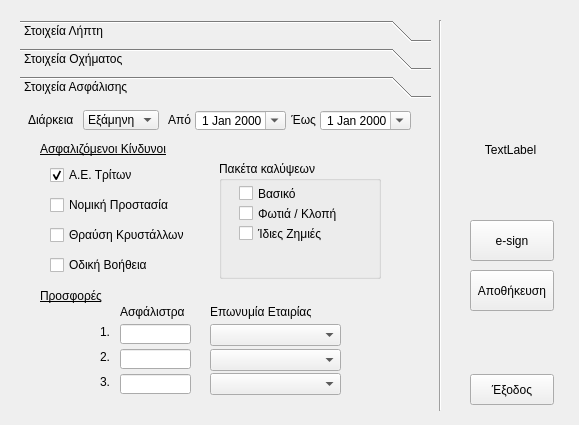
<?xml version="1.0" encoding="UTF-8"?>
<ui version="4.0">
 <class>Dialog</class>
 <widget class="QDialog" name="Dialog">
  <property name="geometry">
   <rect>
    <x>0</x>
    <y>0</y>
    <width>579</width>
    <height>425</height>
   </rect>
  </property>
  <property name="sizePolicy">
   <sizepolicy hsizetype="Fixed" vsizetype="Fixed">
    <horstretch>0</horstretch>
    <verstretch>0</verstretch>
   </sizepolicy>
  </property>
  <property name="windowTitle">
   <string>DOMINO Insurance - Αίτηση Ασφάλισης</string>
  </property>
  <property name="sizeGripEnabled">
   <bool>false</bool>
  </property>
  <property name="modal">
   <bool>false</bool>
  </property>
  <widget class="QLabel" name="lbl_date">
   <property name="geometry">
    <rect>
     <x>460</x>
     <y>140</y>
     <width>101</width>
     <height>20</height>
    </rect>
   </property>
   <property name="text">
    <string>TextLabel</string>
   </property>
   <property name="alignment">
    <set>Qt::AlignCenter</set>
   </property>
  </widget>
  <widget class="QLabel" name="label_19">
   <property name="geometry">
    <rect>
     <x>455</x>
     <y>20</y>
     <width>111</width>
     <height>111</height>
    </rect>
   </property>
   <property name="sizePolicy">
    <sizepolicy hsizetype="Fixed" vsizetype="Fixed">
     <horstretch>0</horstretch>
     <verstretch>0</verstretch>
    </sizepolicy>
   </property>
   <property name="text">
    <string/>
   </property>
   <property name="pixmap">
    <pixmap>resource/domino_logo.png</pixmap>
   </property>
   <property name="scaledContents">
    <bool>true</bool>
   </property>
  </widget>
  <widget class="Line" name="line">
   <property name="geometry">
    <rect>
     <x>430</x>
     <y>20</y>
     <width>20</width>
     <height>391</height>
    </rect>
   </property>
   <property name="orientation">
    <enum>Qt::Vertical</enum>
   </property>
  </widget>
  <widget class="QWidget" name="layoutWidget">
   <property name="geometry">
    <rect>
     <x>20</x>
     <y>20</y>
     <width>411</width>
     <height>391</height>
    </rect>
   </property>
   <layout class="QVBoxLayout" name="verticalLayout_4">
    <item>
     <widget class="QToolBox" name="toolBox">
      <property name="currentIndex">
       <number>2</number>
      </property>
      <widget class="QWidget" name="page_1">
       <property name="geometry">
        <rect>
         <x>0</x>
         <y>0</y>
         <width>409</width>
         <height>302</height>
        </rect>
       </property>
       <attribute name="label">
        <string>Στοιχεία Λήπτη</string>
       </attribute>
       <widget class="QWidget" name="layoutWidget">
        <property name="geometry">
         <rect>
          <x>9</x>
          <y>9</y>
          <width>371</width>
          <height>212</height>
         </rect>
        </property>
        <layout class="QVBoxLayout" name="verticalLayout">
         <item>
          <layout class="QHBoxLayout" name="horizontalLayout">
           <item>
            <widget class="QLabel" name="label">
             <property name="text">
              <string>Επωνυμία</string>
             </property>
            </widget>
           </item>
           <item>
            <widget class="QLineEdit" name="lineedit_customer"/>
           </item>
          </layout>
         </item>
         <item>
          <layout class="QHBoxLayout" name="horizontalLayout_2">
           <item>
            <widget class="QLabel" name="label_2">
             <property name="text">
              <string>Πατρώνυμο</string>
             </property>
            </widget>
           </item>
           <item>
            <widget class="QLineEdit" name="lineedit_father"/>
           </item>
          </layout>
         </item>
         <item>
          <layout class="QHBoxLayout" name="horizontalLayout_3">
           <item>
            <widget class="QLabel" name="label_3">
             <property name="text">
              <string>Επάγγελμα / Ιδιότητα</string>
             </property>
            </widget>
           </item>
           <item>
            <widget class="QLineEdit" name="lineedit_occupation"/>
           </item>
          </layout>
         </item>
         <item>
          <layout class="QHBoxLayout" name="horizontalLayout_4">
           <item>
            <widget class="QLabel" name="label_4">
             <property name="text">
              <string>ΑΦΜ</string>
             </property>
            </widget>
           </item>
           <item>
            <widget class="QLineEdit" name="lineedit_tin"/>
           </item>
           <item>
            <widget class="QLabel" name="label_5">
             <property name="text">
              <string>ΔΟΥ</string>
             </property>
            </widget>
           </item>
           <item>
            <widget class="QLineEdit" name="lineedit_doy"/>
           </item>
          </layout>
         </item>
         <item>
          <layout class="QHBoxLayout" name="horizontalLayout_5">
           <item>
            <widget class="QLabel" name="label_6">
             <property name="text">
              <string>Διεύθυνση</string>
             </property>
            </widget>
           </item>
           <item>
            <widget class="QLineEdit" name="lineedit_address"/>
           </item>
          </layout>
         </item>
         <item>
          <layout class="QHBoxLayout" name="horizontalLayout_6">
           <item>
            <widget class="QLabel" name="label_7">
             <property name="text">
              <string>Πόλη</string>
             </property>
            </widget>
           </item>
           <item>
            <widget class="QLineEdit" name="lineedit_city"/>
           </item>
           <item>
            <widget class="QLabel" name="label_8">
             <property name="text">
              <string>ΤΚ</string>
             </property>
            </widget>
           </item>
           <item>
            <widget class="QLineEdit" name="lineedit_pc">
             <property name="sizePolicy">
              <sizepolicy hsizetype="Expanding" vsizetype="Fixed">
               <horstretch>0</horstretch>
               <verstretch>0</verstretch>
              </sizepolicy>
             </property>
            </widget>
           </item>
          </layout>
         </item>
         <item>
          <layout class="QHBoxLayout" name="horizontalLayout_7">
           <item>
            <widget class="QLabel" name="label_10">
             <property name="text">
              <string>Κινητό</string>
             </property>
            </widget>
           </item>
           <item>
            <widget class="QLineEdit" name="lineedit_mobile"/>
           </item>
           <item>
            <widget class="QLabel" name="label_9">
             <property name="text">
              <string>Τηλ</string>
             </property>
            </widget>
           </item>
           <item>
            <widget class="QLineEdit" name="lineedit_phone"/>
           </item>
          </layout>
         </item>
         <item>
          <layout class="QHBoxLayout" name="horizontalLayout_8">
           <item>
            <widget class="QLabel" name="label_11">
             <property name="text">
              <string>e-mail</string>
             </property>
            </widget>
           </item>
           <item>
            <widget class="QLineEdit" name="lineedit_email"/>
           </item>
          </layout>
         </item>
        </layout>
       </widget>
       <widget class="QPushButton" name="pushButton_5">
        <property name="geometry">
         <rect>
          <x>240</x>
          <y>260</y>
          <width>84</width>
          <height>25</height>
         </rect>
        </property>
        <property name="text">
         <string>Save</string>
        </property>
       </widget>
       <widget class="QPushButton" name="pushButton_6">
        <property name="geometry">
         <rect>
          <x>60</x>
          <y>260</y>
          <width>84</width>
          <height>25</height>
         </rect>
        </property>
        <property name="text">
         <string>Reset</string>
        </property>
       </widget>
       <widget class="Line" name="line_3">
        <property name="geometry">
         <rect>
          <x>17</x>
          <y>230</y>
          <width>351</width>
          <height>20</height>
         </rect>
        </property>
        <property name="orientation">
         <enum>Qt::Horizontal</enum>
        </property>
       </widget>
      </widget>
      <widget class="QWidget" name="page_2">
       <property name="geometry">
        <rect>
         <x>0</x>
         <y>0</y>
         <width>409</width>
         <height>302</height>
        </rect>
       </property>
       <attribute name="label">
        <string>Στοιχεία Οχήματος</string>
       </attribute>
       <widget class="QWidget" name="layoutWidget">
        <property name="geometry">
         <rect>
          <x>20</x>
          <y>10</y>
          <width>351</width>
          <height>105</height>
         </rect>
        </property>
        <layout class="QVBoxLayout" name="verticalLayout_2">
         <item>
          <layout class="QHBoxLayout" name="horizontalLayout_17" stretch="0,3,0,3">
           <item>
            <widget class="QLabel" name="label_23">
             <property name="text">
              <string>Αριθμός κυκλοφορίας</string>
             </property>
            </widget>
           </item>
           <item>
            <widget class="QLineEdit" name="lineEdit_23"/>
           </item>
           <item>
            <widget class="QLabel" name="label_24">
             <property name="text">
              <string>Χρήση</string>
             </property>
            </widget>
           </item>
           <item>
            <widget class="QComboBox" name="comboBox">
             <property name="editable">
              <bool>true</bool>
             </property>
             <item>
              <property name="text">
               <string>ΕΙΧ</string>
              </property>
             </item>
             <item>
              <property name="text">
               <string>ΦΙΧ</string>
              </property>
             </item>
             <item>
              <property name="text">
               <string>ΦΙΧ - ΑΓΡ</string>
              </property>
             </item>
             <item>
              <property name="text">
               <string>ΜΟΤΟ 50cc</string>
              </property>
             </item>
             <item>
              <property name="text">
               <string>MOTO &gt;50cc</string>
              </property>
             </item>
             <item>
              <property name="text">
               <string>ΦΔΧ</string>
              </property>
             </item>
             <item>
              <property name="text">
               <string>ΡΥΜ. 2 ΤΡΟΧΩΝ</string>
              </property>
             </item>
             <item>
              <property name="text">
               <string>ΡΥΜΟΥΛΚΑ</string>
              </property>
             </item>
            </widget>
           </item>
          </layout>
         </item>
         <item>
          <layout class="QHBoxLayout" name="horizontalLayout_18" stretch="0,13,0,11">
           <item>
            <widget class="QLabel" name="label_25">
             <property name="text">
              <string>Εργ. Κατασκευής</string>
             </property>
            </widget>
           </item>
           <item>
            <widget class="QLineEdit" name="lineEdit_24">
             <property name="text">
              <string/>
             </property>
            </widget>
           </item>
           <item>
            <widget class="QLabel" name="label_26">
             <property name="text">
              <string>Μοντέλο</string>
             </property>
            </widget>
           </item>
           <item>
            <widget class="QLineEdit" name="lineEdit_25"/>
           </item>
          </layout>
         </item>
         <item>
          <layout class="QHBoxLayout" name="horizontalLayout_19">
           <item>
            <widget class="QLabel" name="label_27">
             <property name="text">
              <string>Φορολ. ίππο / Κυβικά</string>
             </property>
            </widget>
           </item>
           <item>
            <widget class="QLineEdit" name="lineEdit_26">
             <property name="maximumSize">
              <size>
               <width>133</width>
               <height>16777215</height>
              </size>
             </property>
            </widget>
           </item>
           <item>
            <widget class="QLabel" name="label_28">
             <property name="text">
              <string>Έτος Κατασκευής</string>
             </property>
            </widget>
           </item>
           <item>
            <widget class="QLineEdit" name="lineEdit_27"/>
           </item>
          </layout>
         </item>
         <item>
          <layout class="QHBoxLayout" name="horizontalLayout_20">
           <item>
            <widget class="QLabel" name="label_29">
             <property name="text">
              <string>Ασφαλιζόμενη αξία</string>
             </property>
            </widget>
           </item>
           <item>
            <widget class="QLineEdit" name="lineEdit_28"/>
           </item>
           <item>
            <widget class="QLabel" name="label_30">
             <property name="text">
              <string>Θέσεις</string>
             </property>
            </widget>
           </item>
           <item>
            <widget class="QLineEdit" name="lineEdit_29"/>
           </item>
          </layout>
         </item>
        </layout>
       </widget>
       <widget class="QPushButton" name="pushButton">
        <property name="geometry">
         <rect>
          <x>60</x>
          <y>150</y>
          <width>84</width>
          <height>25</height>
         </rect>
        </property>
        <property name="text">
         <string>Reset</string>
        </property>
       </widget>
       <widget class="QPushButton" name="pushButton_2">
        <property name="geometry">
         <rect>
          <x>230</x>
          <y>150</y>
          <width>84</width>
          <height>25</height>
         </rect>
        </property>
        <property name="text">
         <string>Save</string>
        </property>
       </widget>
       <widget class="Line" name="line_2">
        <property name="geometry">
         <rect>
          <x>30</x>
          <y>120</y>
          <width>331</width>
          <height>20</height>
         </rect>
        </property>
        <property name="orientation">
         <enum>Qt::Horizontal</enum>
        </property>
       </widget>
      </widget>
      <widget class="QWidget" name="page">
       <property name="geometry">
        <rect>
         <x>0</x>
         <y>0</y>
         <width>409</width>
         <height>302</height>
        </rect>
       </property>
       <attribute name="label">
        <string>Στοιχεία Ασφάλισης</string>
       </attribute>
       <widget class="QLabel" name="label_12">
        <property name="geometry">
         <rect>
          <x>20</x>
          <y>37</y>
          <width>141</width>
          <height>16</height>
         </rect>
        </property>
        <property name="font">
         <font>
          <weight>50</weight>
          <bold>false</bold>
          <underline>true</underline>
         </font>
        </property>
        <property name="text">
         <string>Ασφαλιζόμενοι Κίνδυνοι</string>
        </property>
       </widget>
       <widget class="QLabel" name="label_13">
        <property name="geometry">
         <rect>
          <x>20</x>
          <y>184</y>
          <width>121</width>
          <height>16</height>
         </rect>
        </property>
        <property name="font">
         <font>
          <weight>50</weight>
          <bold>false</bold>
          <underline>true</underline>
         </font>
        </property>
        <property name="text">
         <string>Προσφορές</string>
        </property>
       </widget>
       <widget class="QComboBox" name="cmb_ins_company_1">
        <property name="geometry">
         <rect>
          <x>190</x>
          <y>220</y>
          <width>131</width>
          <height>22</height>
         </rect>
        </property>
       </widget>
       <widget class="QLineEdit" name="lineEdit_12">
        <property name="geometry">
         <rect>
          <x>100</x>
          <y>220</y>
          <width>71</width>
          <height>20</height>
         </rect>
        </property>
        <property name="font">
         <font>
          <weight>50</weight>
          <bold>false</bold>
         </font>
        </property>
        <property name="alignment">
         <set>Qt::AlignRight|Qt::AlignTrailing|Qt::AlignVCenter</set>
        </property>
       </widget>
       <widget class="QLabel" name="label_14">
        <property name="geometry">
         <rect>
          <x>80</x>
          <y>220</y>
          <width>21</width>
          <height>16</height>
         </rect>
        </property>
        <property name="font">
         <font>
          <weight>50</weight>
          <bold>false</bold>
         </font>
        </property>
        <property name="text">
         <string>1.</string>
        </property>
       </widget>
       <widget class="QComboBox" name="cmb_ins_company_2">
        <property name="geometry">
         <rect>
          <x>190</x>
          <y>245</y>
          <width>131</width>
          <height>22</height>
         </rect>
        </property>
       </widget>
       <widget class="QComboBox" name="cmb_ins_company_3">
        <property name="geometry">
         <rect>
          <x>190</x>
          <y>269</y>
          <width>131</width>
          <height>22</height>
         </rect>
        </property>
       </widget>
       <widget class="QLabel" name="label_15">
        <property name="geometry">
         <rect>
          <x>80</x>
          <y>245</y>
          <width>21</width>
          <height>16</height>
         </rect>
        </property>
        <property name="text">
         <string>2.</string>
        </property>
       </widget>
       <widget class="QLineEdit" name="lineEdit_16">
        <property name="geometry">
         <rect>
          <x>100</x>
          <y>270</y>
          <width>71</width>
          <height>20</height>
         </rect>
        </property>
        <property name="alignment">
         <set>Qt::AlignRight|Qt::AlignTrailing|Qt::AlignVCenter</set>
        </property>
       </widget>
       <widget class="QLabel" name="label_17">
        <property name="geometry">
         <rect>
          <x>100</x>
          <y>200</y>
          <width>71</width>
          <height>16</height>
         </rect>
        </property>
        <property name="text">
         <string>Ασφάλιστρα</string>
        </property>
       </widget>
       <widget class="QLineEdit" name="lineEdit_14">
        <property name="geometry">
         <rect>
          <x>100</x>
          <y>245</y>
          <width>71</width>
          <height>20</height>
         </rect>
        </property>
        <property name="alignment">
         <set>Qt::AlignRight|Qt::AlignTrailing|Qt::AlignVCenter</set>
        </property>
       </widget>
       <widget class="QLabel" name="label_16">
        <property name="geometry">
         <rect>
          <x>80</x>
          <y>270</y>
          <width>21</width>
          <height>16</height>
         </rect>
        </property>
        <property name="text">
         <string>3.</string>
        </property>
       </widget>
       <widget class="QLabel" name="label_18">
        <property name="geometry">
         <rect>
          <x>190</x>
          <y>200</y>
          <width>101</width>
          <height>16</height>
         </rect>
        </property>
        <property name="text">
         <string>Επωνυμία Εταιρίας</string>
        </property>
       </widget>
       <widget class="QWidget" name="layoutWidget">
        <property name="geometry">
         <rect>
          <x>30</x>
          <y>57</y>
          <width>331</width>
          <height>118</height>
         </rect>
        </property>
        <layout class="QHBoxLayout" name="horizontalLayout_11">
         <item>
          <layout class="QVBoxLayout" name="verticalLayout_3">
           <item>
            <widget class="QCheckBox" name="checkBox">
             <property name="enabled">
              <bool>true</bool>
             </property>
             <property name="text">
              <string>Α.Ε. Τρίτων</string>
             </property>
             <property name="checkable">
              <bool>true</bool>
             </property>
             <property name="checked">
              <bool>true</bool>
             </property>
            </widget>
           </item>
           <item>
            <widget class="QCheckBox" name="checkBox_2">
             <property name="text">
              <string>Νομική Προστασία</string>
             </property>
            </widget>
           </item>
           <item>
            <widget class="QCheckBox" name="checkBox_3">
             <property name="text">
              <string>Θραύση Κρυστάλλων</string>
             </property>
            </widget>
           </item>
           <item>
            <widget class="QCheckBox" name="checkBox_4">
             <property name="text">
              <string>Οδική Βοήθεια</string>
             </property>
            </widget>
           </item>
          </layout>
         </item>
         <item>
          <widget class="QGroupBox" name="grpBox_ins_package">
           <property name="title">
            <string>Πακέτα καλύψεων</string>
           </property>
           <property name="checkable">
            <bool>false</bool>
           </property>
           <widget class="QCheckBox" name="checkBox_7">
            <property name="geometry">
             <rect>
              <x>20</x>
              <y>64</y>
              <width>101</width>
              <height>17</height>
             </rect>
            </property>
            <property name="text">
             <string>Ίδιες Ζημιές</string>
            </property>
            <attribute name="buttonGroup">
             <string notr="true">btnGrp_ins_package</string>
            </attribute>
           </widget>
           <widget class="QCheckBox" name="checkBox_5">
            <property name="geometry">
             <rect>
              <x>20</x>
              <y>24</y>
              <width>70</width>
              <height>17</height>
             </rect>
            </property>
            <property name="text">
             <string>Βασικό</string>
            </property>
            <attribute name="buttonGroup">
             <string notr="true">btnGrp_ins_package</string>
            </attribute>
           </widget>
           <widget class="QCheckBox" name="checkBox_6">
            <property name="geometry">
             <rect>
              <x>20</x>
              <y>44</y>
              <width>101</width>
              <height>17</height>
             </rect>
            </property>
            <property name="text">
             <string>Φωτιά / Κλοπή</string>
            </property>
            <attribute name="buttonGroup">
             <string notr="true">btnGrp_ins_package</string>
            </attribute>
           </widget>
          </widget>
         </item>
        </layout>
       </widget>
       <widget class="QComboBox" name="cmb_ins_duration">
        <property name="geometry">
         <rect>
          <x>63</x>
          <y>6</y>
          <width>76</width>
          <height>20</height>
         </rect>
        </property>
        <property name="currentIndex">
         <number>2</number>
        </property>
        <item>
         <property name="text">
          <string>Μήνας</string>
         </property>
        </item>
        <item>
         <property name="text">
          <string>Τρίμηνη</string>
         </property>
        </item>
        <item>
         <property name="text">
          <string>Εξάμηνη</string>
         </property>
        </item>
        <item>
         <property name="text">
          <string>Ετήσια</string>
         </property>
        </item>
        <item>
         <property name="text">
          <string>Ελεύθερη</string>
         </property>
        </item>
       </widget>
       <widget class="QLabel" name="label_31">
        <property name="geometry">
         <rect>
          <x>8</x>
          <y>8</y>
          <width>51</width>
          <height>16</height>
         </rect>
        </property>
        <property name="sizePolicy">
         <sizepolicy hsizetype="Preferred" vsizetype="Preferred">
          <horstretch>0</horstretch>
          <verstretch>0</verstretch>
         </sizepolicy>
        </property>
        <property name="text">
         <string>Διάρκεια</string>
        </property>
        <property name="alignment">
         <set>Qt::AlignLeading|Qt::AlignLeft|Qt::AlignVCenter</set>
        </property>
       </widget>
       <widget class="QLabel" name="label_33">
        <property name="geometry">
         <rect>
          <x>140</x>
          <y>6</y>
          <width>31</width>
          <height>20</height>
         </rect>
        </property>
        <property name="text">
         <string>Από</string>
        </property>
        <property name="alignment">
         <set>Qt::AlignRight|Qt::AlignTrailing|Qt::AlignVCenter</set>
        </property>
       </widget>
       <widget class="QDateEdit" name="dateedit_start">
        <property name="geometry">
         <rect>
          <x>175</x>
          <y>7</y>
          <width>91</width>
          <height>19</height>
         </rect>
        </property>
        <property name="layoutDirection">
         <enum>Qt::LeftToRight</enum>
        </property>
        <property name="alignment">
         <set>Qt::AlignRight|Qt::AlignTrailing|Qt::AlignVCenter</set>
        </property>
        <property name="calendarPopup">
         <bool>true</bool>
        </property>
       </widget>
       <widget class="QLabel" name="label_32">
        <property name="geometry">
         <rect>
          <x>265</x>
          <y>6</y>
          <width>31</width>
          <height>20</height>
         </rect>
        </property>
        <property name="text">
         <string>Έως</string>
        </property>
        <property name="alignment">
         <set>Qt::AlignRight|Qt::AlignTrailing|Qt::AlignVCenter</set>
        </property>
       </widget>
       <widget class="QDateEdit" name="dateedit_end">
        <property name="geometry">
         <rect>
          <x>300</x>
          <y>7</y>
          <width>91</width>
          <height>19</height>
         </rect>
        </property>
        <property name="layoutDirection">
         <enum>Qt::LeftToRight</enum>
        </property>
        <property name="alignment">
         <set>Qt::AlignRight|Qt::AlignTrailing|Qt::AlignVCenter</set>
        </property>
        <property name="calendarPopup">
         <bool>true</bool>
        </property>
       </widget>
      </widget>
     </widget>
    </item>
   </layout>
  </widget>
  <widget class="QPushButton" name="btn_exit">
   <property name="geometry">
    <rect>
     <x>470</x>
     <y>374</y>
     <width>84</width>
     <height>31</height>
    </rect>
   </property>
   <property name="text">
    <string>Έξοδος</string>
   </property>
  </widget>
  <widget class="QPushButton" name="pushButton_3">
   <property name="geometry">
    <rect>
     <x>470</x>
     <y>270</y>
     <width>84</width>
     <height>41</height>
    </rect>
   </property>
   <property name="text">
    <string>Αποθήκευση</string>
   </property>
  </widget>
  <widget class="QPushButton" name="pushButton_7">
   <property name="geometry">
    <rect>
     <x>470</x>
     <y>220</y>
     <width>84</width>
     <height>41</height>
    </rect>
   </property>
   <property name="text">
    <string>e-sign</string>
   </property>
  </widget>
 </widget>
 <tabstops>
  <tabstop>lineedit_customer</tabstop>
  <tabstop>lineedit_father</tabstop>
  <tabstop>lineedit_occupation</tabstop>
  <tabstop>lineedit_tin</tabstop>
  <tabstop>lineedit_doy</tabstop>
  <tabstop>lineedit_address</tabstop>
  <tabstop>lineedit_city</tabstop>
  <tabstop>lineedit_pc</tabstop>
  <tabstop>lineedit_mobile</tabstop>
  <tabstop>lineedit_phone</tabstop>
  <tabstop>lineedit_email</tabstop>
  <tabstop>lineEdit_23</tabstop>
  <tabstop>comboBox</tabstop>
  <tabstop>lineEdit_24</tabstop>
  <tabstop>lineEdit_25</tabstop>
  <tabstop>lineEdit_26</tabstop>
  <tabstop>lineEdit_27</tabstop>
  <tabstop>lineEdit_28</tabstop>
  <tabstop>lineEdit_29</tabstop>
  <tabstop>cmb_ins_duration</tabstop>
  <tabstop>dateedit_start</tabstop>
  <tabstop>dateedit_end</tabstop>
  <tabstop>checkBox_2</tabstop>
  <tabstop>checkBox_3</tabstop>
  <tabstop>checkBox_4</tabstop>
  <tabstop>checkBox_5</tabstop>
  <tabstop>checkBox_6</tabstop>
  <tabstop>checkBox_7</tabstop>
  <tabstop>lineEdit_12</tabstop>
  <tabstop>cmb_ins_company_1</tabstop>
  <tabstop>lineEdit_14</tabstop>
  <tabstop>cmb_ins_company_2</tabstop>
  <tabstop>lineEdit_16</tabstop>
  <tabstop>cmb_ins_company_3</tabstop>
  <tabstop>pushButton_7</tabstop>
  <tabstop>pushButton_3</tabstop>
  <tabstop>btn_exit</tabstop>
  <tabstop>pushButton_6</tabstop>
  <tabstop>pushButton_5</tabstop>
  <tabstop>pushButton</tabstop>
  <tabstop>pushButton_2</tabstop>
  <tabstop>checkBox</tabstop>
 </tabstops>
 <resources/>
 <connections/>
 <buttongroups>
  <buttongroup name="btnGrp_ins_package"/>
 </buttongroups>
</ui>
